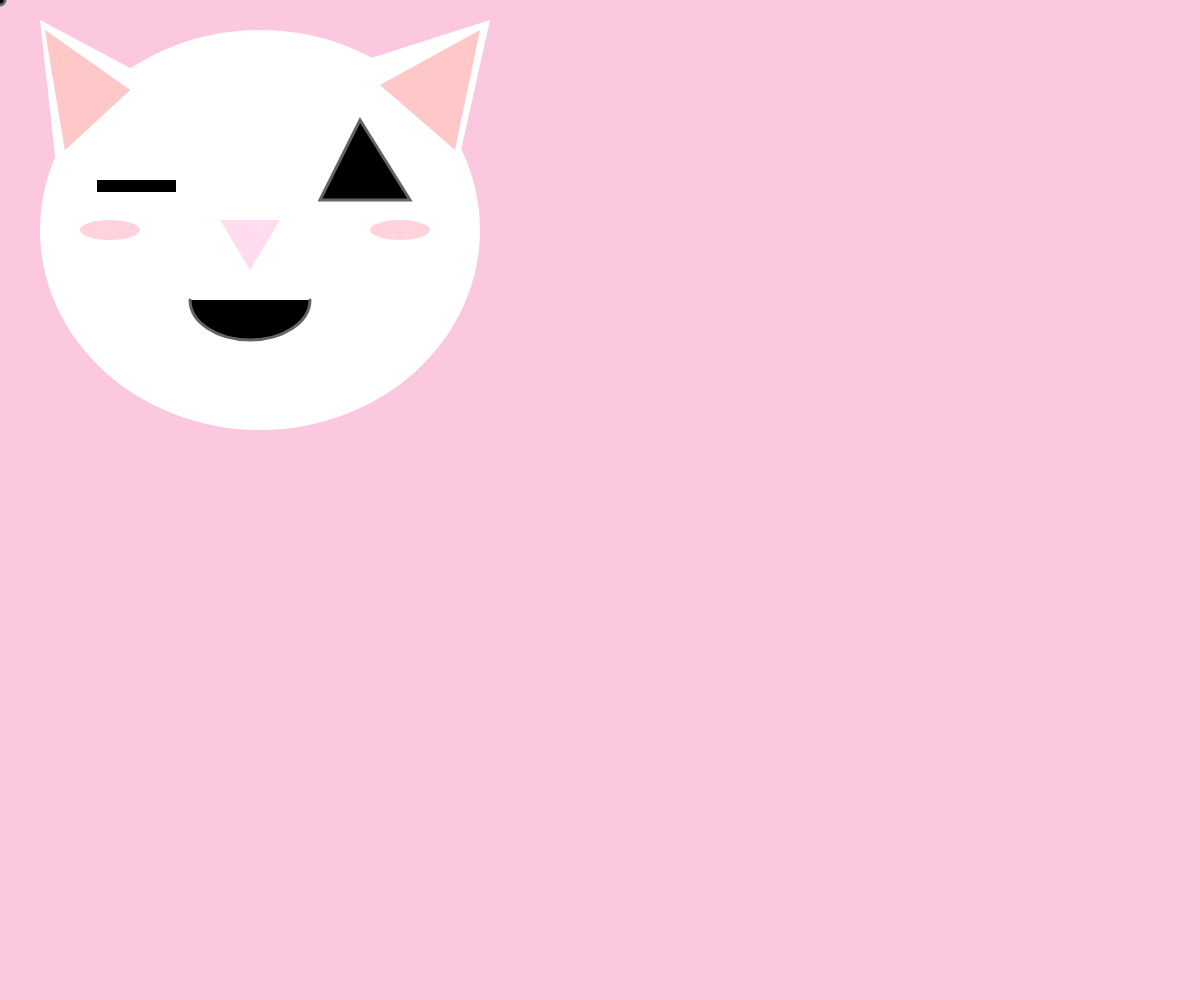
Frame 1 (no input)
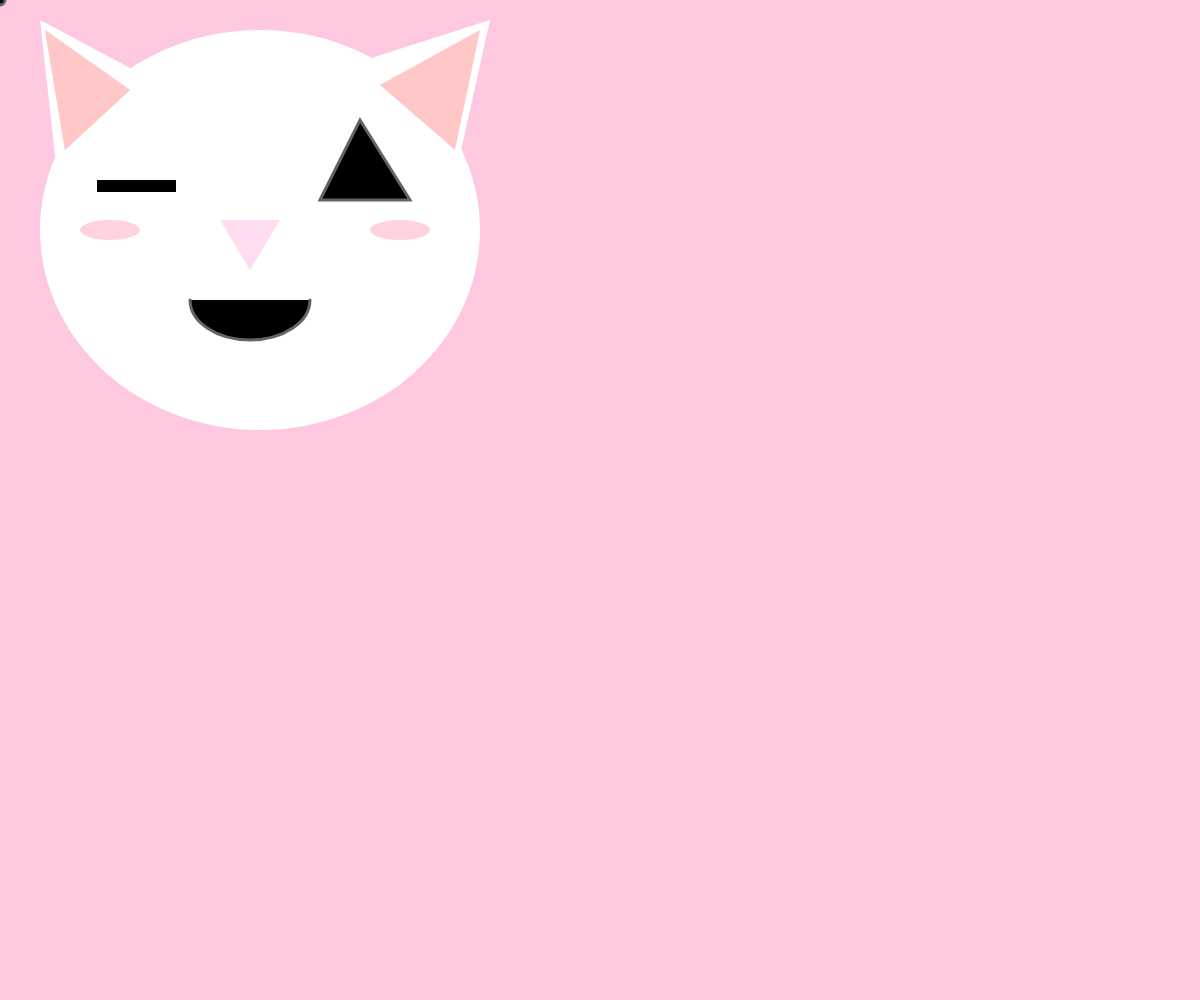
Frame 60 (no input)
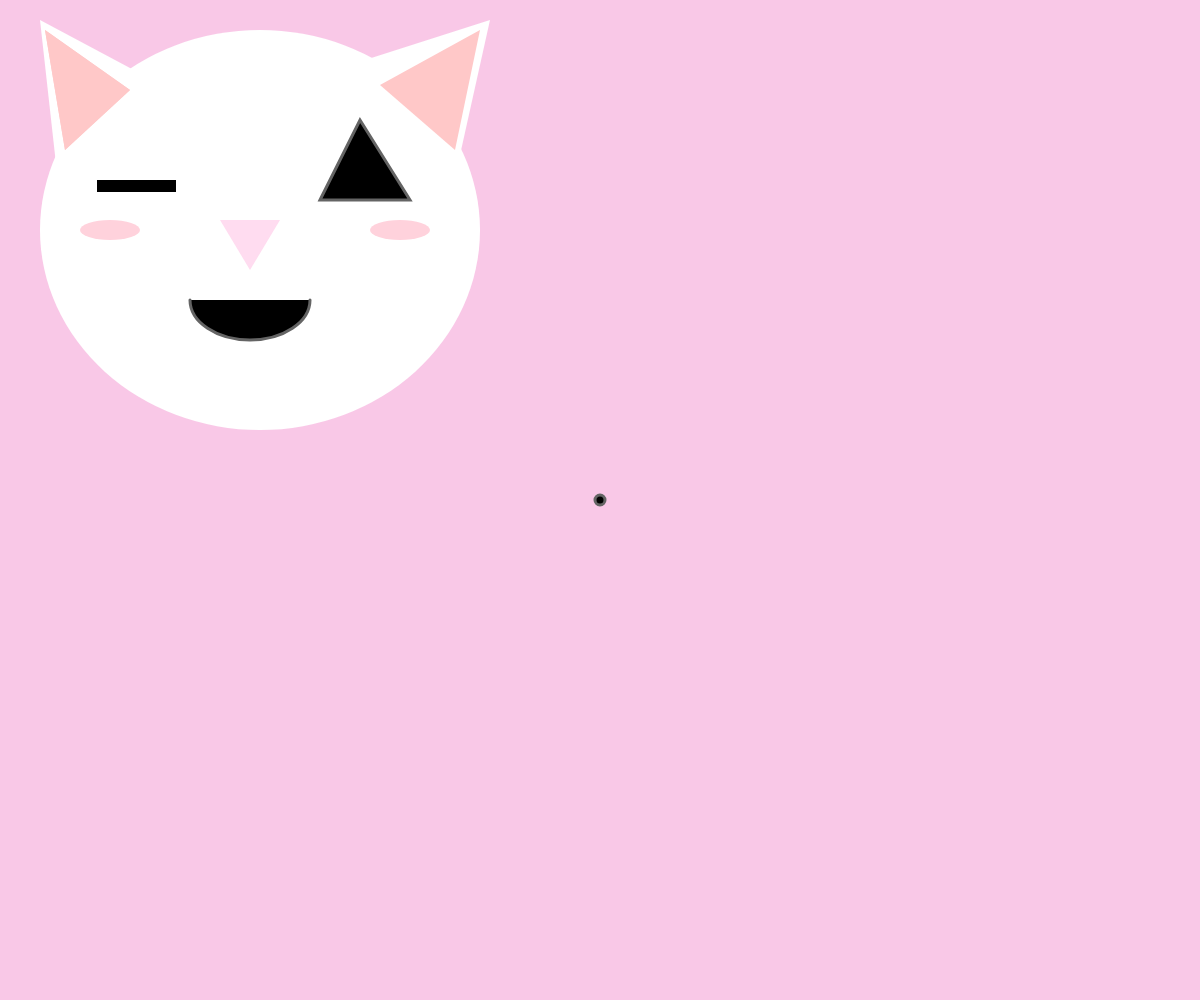
Frame 120 (the mouse pressed at the canvas centre since frame 60)

The p5.js sketch that drew these frames (run headless with seeded random() and noise() and a simulated clock; from frame 60 on, the mouse is pressed at the canvas centre):

// p5.js sketch
// ── sketch.js
let moving_size = 10;
let static_size = 20;
function setup() {  
  createCanvas(windowWidth, windowHeight);  
  frameRate(25);
}
function draw() {  
  background(random(240, 255), 200, random(220, 240)); 
  
  noStroke()  
  fill(255);  
  ellipse(260, 230, 440, 400); 

  noStroke()  
  fill(255,210, 220);  
  ellipse(400, 230, 60, 20); 

  noStroke() 
  fill(255,210, 220);  
  ellipse(110, 230, 60, 20); 
  
  noStroke()  
  fill(0);  
  rect(97, 180, 79, 12); 

  stroke(100);  
  strokeWeight(3);  
  arc(250, 300, 120, 80, 0, PI, 0);  

  
  beginShape();  
  vertex(320, 200);  
  vertex(360, 120);  
  vertex(410, 200);  

  endShape(CLOSE);  
  

  fill(255);
  noStroke();
  beginShape();  
  vertex(490, 20);  
  vertex(365, 60);  
  vertex(450, 200);  

  endShape(CLOSE);  


  fill(255);
  noStroke();
  beginShape();  
  vertex(40, 20);  
  vertex(190, 100);  
  vertex(60, 200);  

  endShape(CLOSE);  

  fill(255, 200, 200);
  noStroke();
  beginShape();  
  vertex(45, 30);  
  vertex(130, 90);  
  vertex(65, 150);  

  endShape(CLOSE);  


  endShape(CLOSE);  

  fill(255, 200, 200);
  noStroke();
  beginShape();  
  vertex(480, 30);  
  vertex(380, 85);  
  vertex(455, 150);  

  endShape(CLOSE);  


fill(255, 220, 240);
  noStroke();
  beginShape();  
  vertex(220, 220);  
  vertex(250, 270);  
  vertex(280, 220);  

  endShape(CLOSE);  
 
fill(0);  
stroke(100);  
ellipse(mouseX, mouseY, moving_size, moving_size); 

if (mouseIsPressed) {    
 static_size = floor(random(5, 20));
}
}  
  
